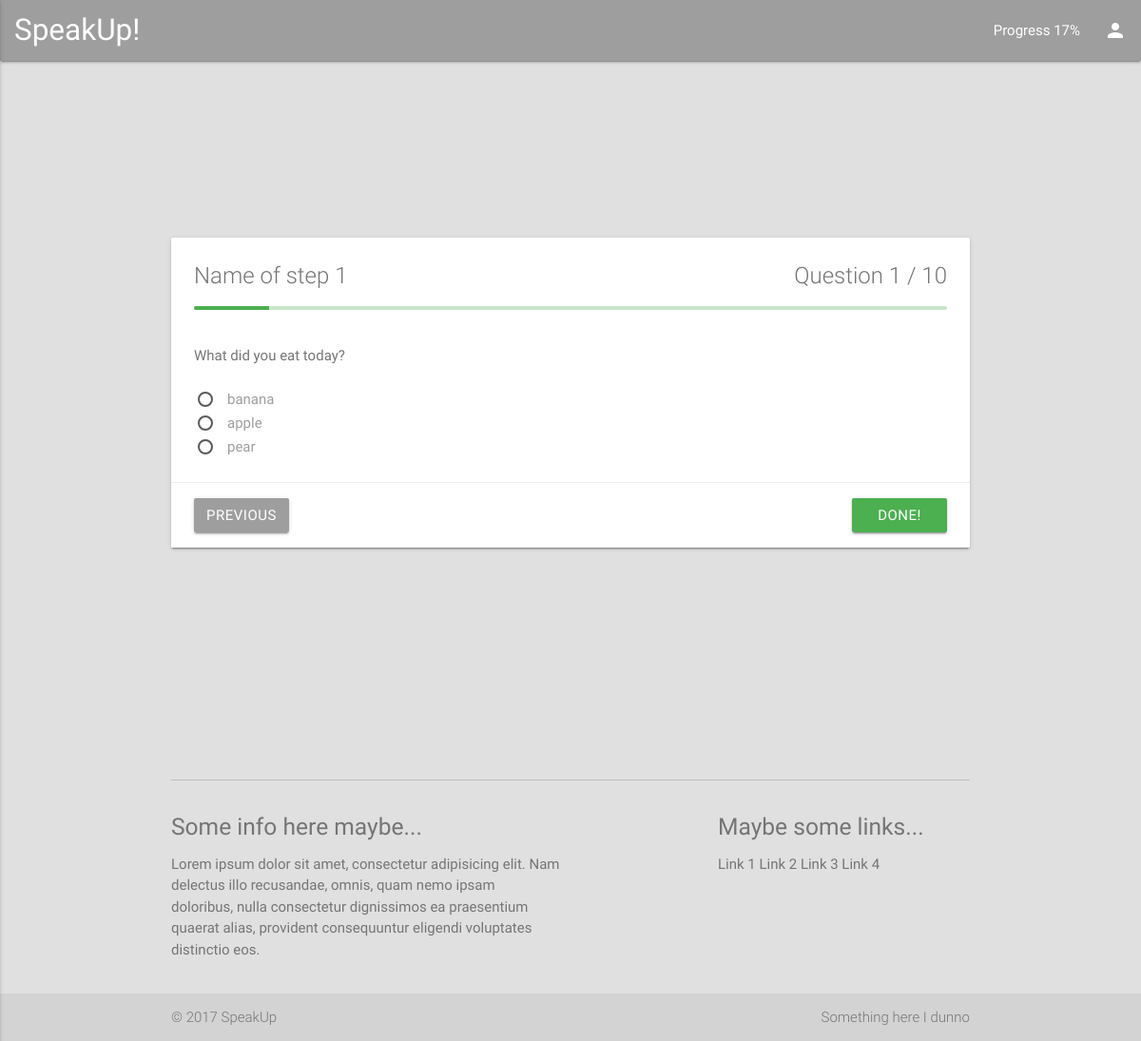
/steps/1/exercise/1/, run on the app's committed database.
### steps/models.py (models this page shows, shortened)
class Exercise(models.Model):
    title = models.CharField(max_length=255)
    description = models.TextField()
    is_question = models.BooleanField(default = False)
    question_id = models.ForeignKey(Question, blank = True, null = True)
    step_id = models.ForeignKey(Step)

class Step(models.Model):
    name = models.CharField(max_length=255)
    description = models.TextField()

class Question(models.Model):
    title = models.CharField(max_length=255)
    def choices(self):
        choices = Choice.objects.filter(question_id=self.id)
        return choices

class Choice(models.Model):
    choice_text = models.CharField(max_length=255)
    question_id = models.ForeignKey(Question, on_delete=models.CASCADE)
    def __str__(self):
        return self.choice_text

### steps/views.py (the view)
# urls.py: url(r'^([0-9]+)/exercise/([0-9]+)/$', views.exercise_detail),
def exercise_detail(request, step_id, exercise_id):
    template = "steps/exercise.html"
    exercise = Exercise.objects.get(step_id=step_id, id= exercise_id)
    context = {"exercise": exercise}
    return render(request, template, context)

### steps/templates/steps/exercise.html (shortened to what this page needs)
{% extends "index.html" %}
{% block content %}
{% include "navigation.html" %}
<div class="container valign-wrapper my-step-container grey-text text-darken-1">
    {% if exercise.is_question %}
    <div class="card step-card">
        <div class="card-content">
            <span class="card-title left">{{ exercise.step_id.name }}</span>
            <span class="card-title right">Question 1 / 10</span>
            <div class="progress green lighten-4">
                <div class="determinate green" style="width: 10%"></div>
            </div>
            <br/>
            <p>{{ exercise.question_id.title }}</p>
            <br/>
            <form action="#">
                {% for choice in exercise.question_id.choices %}
                    <p>
                        <label for="a-{{ choice.id }}">{{ choice }}</label>
                    </p>
                {% endfor %}
            </form>
        </div>
        <div class="card-action">
            <a href="#" class="btn waves-effect grey left card-action-btn">Previous</a>
            <a href="#" class="btn waves-effect green right card-action-btn">Done!</a>
        </div>
    </div>
    {% endif %}
</div>
{% endblock %}

### data on the page
Exercise: step_id.name "Name of step 1", question_id "What did you eat today?"
Choice: choice_text "banana"
Choice: choice_text "apple"
Choice: choice_text "pear"
